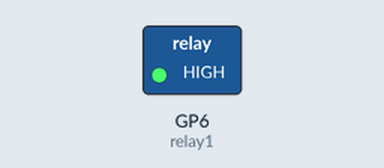
Simulated run of this program. Board: Raspberry Pi Pico running MicroPython. Shown: switched loads named in the program (green lamp = pin HIGH). Dashed ring = blinking.

Above: at 0.2 s.
Timing chart, 0 to 3.0 s (numbered marks = the images above):
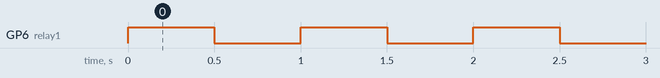

The program:

test.py
```python
from machine import Pin
import utime

relay1 = Pin(6, Pin.OUT)  #set pin GP6 as output


while True:
    relay1(1)  # Turn on Relay
    utime.sleep(0.5)
    relay1(0)  # Turn off Relay
    utime.sleep(0.5)
```

Measured:
- by itself, GP6 (relay1): alternates HIGH for 0.50 s and LOW for 0.50 s
